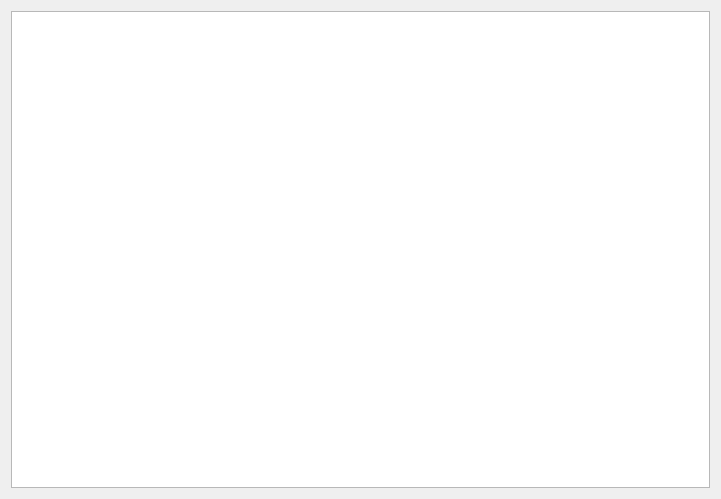
<?xml version="1.0" encoding="UTF-8"?>
<ui version="4.0">
 <class>VisitorListView</class>
 <widget class="QWidget" name="VisitorListView">
  <property name="geometry">
   <rect>
    <x>0</x>
    <y>0</y>
    <width>721</width>
    <height>499</height>
   </rect>
  </property>
  <property name="windowTitle">
   <string>Form</string>
  </property>
  <layout class="QGridLayout" name="gridLayout">
   <item row="0" column="0">
    <widget class="QTableView" name="table"/>
   </item>
  </layout>
 </widget>
 <resources/>
 <connections/>
</ui>
